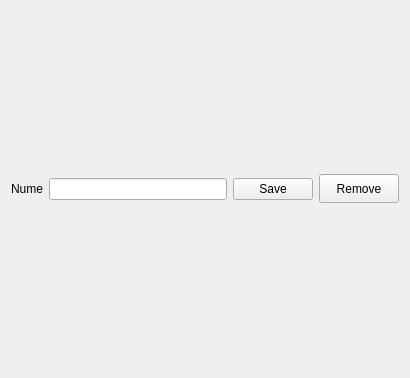
<?xml version="1.0" encoding="UTF-8"?>
<ui version="4.0">
 <class>Participant</class>
 <widget class="QWidget" name="Participant">
  <property name="geometry">
   <rect>
    <x>0</x>
    <y>0</y>
    <width>410</width>
    <height>378</height>
   </rect>
  </property>
  <property name="windowTitle">
   <string>Form</string>
  </property>
  <layout class="QHBoxLayout" name="horizontalLayout">
   <item alignment="Qt::AlignLeft">
    <widget class="QLabel" name="nameLabel">
     <property name="maximumSize">
      <size>
       <width>16777215</width>
       <height>29</height>
      </size>
     </property>
     <property name="text">
      <string>Nume</string>
     </property>
    </widget>
   </item>
   <item>
    <widget class="QLineEdit" name="nameInput"/>
   </item>
   <item>
    <widget class="QPushButton" name="saveButton">
     <property name="text">
      <string>Save</string>
     </property>
    </widget>
   </item>
   <item>
    <widget class="QPushButton" name="removeButton">
     <property name="maximumSize">
      <size>
       <width>16777215</width>
       <height>29</height>
      </size>
     </property>
     <property name="text">
      <string>Remove</string>
     </property>
    </widget>
   </item>
  </layout>
 </widget>
 <resources/>
 <connections/>
</ui>
